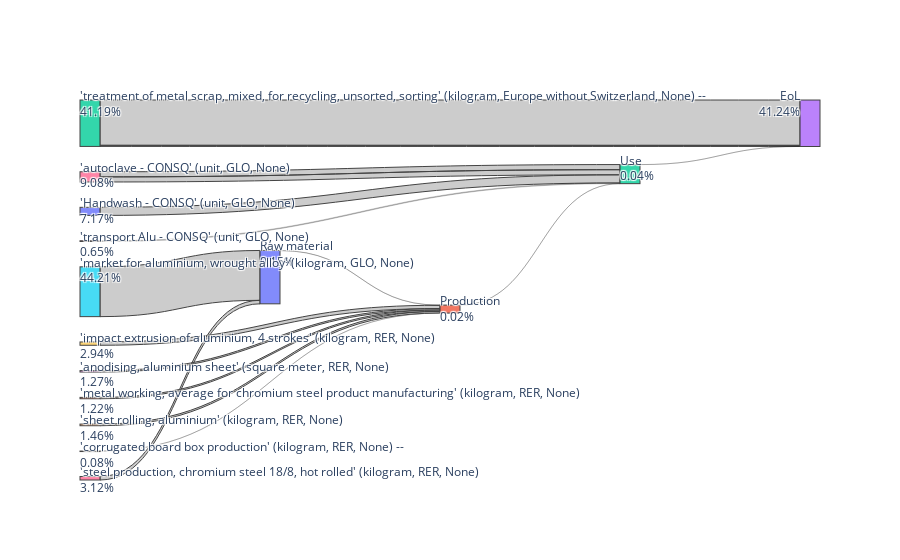

The code cell stored with this chart in its notebook:
### Code cell
# Create a Sankey diagram
fig = go.Figure()

# Calculate the scale factor for link thickness and node size
max_value = 175.14  # max(link['value'] for link in links)
scale_factor = 1  # You can adjust this factor to control the scaling

# Calculate total outflow for each node and round to 2 decimals
outflow_totals = {node: round(sum(link['value'] for link in links_sc1 if link['source'] == node), 2) for node in node_sc1}

# Calculate total inflow for each node and round to 2 decimals
inflow_totals = {node: round(sum(link['value'] for link in links_sc1 if link['target'] == node), 2) for node in node_sc1}

# Determine if a node has only incoming flows
incoming_only = {node: inflow_totals[node] > 0 and outflow_totals[node] == 0 for node in node_sc1}

# Calculate y-coordinates for nodes based on total outflow or inflow
node_y_coordinates = [sum(inflow_totals[node] if incoming_only[node] else outflow_totals[node] for node in node_sc1[:i]) for i in range(len(node_sc1))]

# Add links
fig.add_trace(go.Sankey(
    node=dict(
        pad=500,
        thickness=20,
        line=dict(width=[link['value'] / max_value * scale_factor for link in links_sc1]),
        label=[f"{node}<br>{inflow_totals[node] if incoming_only[node] else outflow_totals[node]}%" for node in node_sc1],
        #color=[node_colors.get(node, 'rgba(255, 255, 255, {})') for node in node_sc1],
    ),
    link=dict(
        source=[node_sc1.index(link['source']) for link in links_sc1],
        target=[node_sc1.index(link['target']) for link in links_sc1],
        value=[link['value'] for link in links_sc1],
        #color=[node_colors_links.get(link['source'], 'rgba(255, 255, 255, {})') for link in links_sc1],  # Use source node color for links
        line=dict(width=[link['value'] / max_value * scale_factor for link in links_sc1]),
    ),
    arrangement="perpendicular",
    domain=dict(x=[0, 1], y=[0, 1]),
))



# Show the figure
fig.show()
# fig.write_image("Sankey_Basecase.jpg")

### Figure 1 — Plotly figure (JSON) as saved in the notebook; plotly's stock layout.template omitted (floating-point values rounded to 4 significant figures)
{"data": [{"arrangement": "perpendicular", "domain": {"x": [0, 1], "y": [0, 1]}, "link": {"line": {"width": [0.2524, 0.01779, 0.007261, 0.01676, 0.0004842, 0.006947, 0, 0, 0.008331, 0.02593, 0.02593, 0.04096, 0.2296, 0.005573, 0.003736, 0.0008807, 0.0001265, 0.0002302]}, "source": [5, 6, 8, 9, 10, 11, 12, 13, 14, 16, 16, 20, 22, 22, 26, 0, 1, 2], "target": [0, 0, 1, 1, 1, 1, 1, 1, 1, 2, 2, 2, 3, 3, 2, 1, 2, 3], "value": [44.21, 3.116, 1.272, 2.936, 0.0848, 1.217, 0, 0, 1.459, 4.542, 4.542, 7.174, 40.22, 0.9761, 0.6544, 0.1542, 0.02216, 0.04031]}, "node": {"label": ["Raw material<br>0.15%", "Production<br>0.02%", "Use<br>0.04%", "EoL<br>41.24%", "alubox raw materials - CONSQ - sc 1<br>0%", "'market for aluminium, wrought alloy' (kilogram, GLO, None)<br>44.21%", "'steel production, chromium steel 18/8, hot rolled' (kilogram, RER, None)<br>3.12%", "alubox production - CONSQ - sc 1<br>0%", "'anodising, aluminium sheet' (square meter, RER, None)<br>1.27%", "'impact extrusion of aluminium, 4 strokes' (kilogram, RER, None)<br>2.94%", "'corrugated board box production' (kilogram, RER, None) --<br>0.08%", "'metal working, average for chromium steel product manufacturing' (kilogram, RER, None)<br>1.22%", "'polystyrene foam slab production' (kilogram, RER, None)<br>0.0%", "'section bar extrusion, aluminium' (kilogram, RER, None)<br>0.0%", "'sheet rolling, aluminium' (kilogram, RER, None)<br>1.46%", "autoclave - CONSQ - sc 1<br>0%", "'autoclave - CONSQ' (unit, GLO, None)<br>9.08%", "disinfection - CONSQ - sc 1<br>0%", "'disinfection - CONSQ' (unit, GLO, None)<br>0%", "Handwash - CONSQ - sc 1<br>0%", "'Handwash - CONSQ' (unit, GLO, None)<br>7.17%", "alubox EoL melting - CONSQ - sc 1<br>0%", "'treatment of metal scrap, mixed, for recycling, unsorted, sorting' (kilogram, Europe without Switzerland, None) --<br>41.19%", "alubox EoL mixed sorting - CONSQ - sc 1<br>0%", "'treatment of metal scrap, mixed, for recycling, unsorted, sorting' (kilogram, Europe without Switzerland, None) --<br>41.19%", "transport Alu - CONSQ - sc 1<br>0%", "'transport Alu - CONSQ' (unit, GLO, None)<br>0.65%"], "line": {"width": [0.2524, 0.01779, 0.007261, 0.01676, 0.0004842, 0.006947, 0, 0, 0.008331, 0.02593, 0.02593, 0.04096, 0.2296, 0.005573, 0.003736, 0.0008807, 0.0001265, 0.0002302]}, "pad": 500, "thickness": 20}, "type": "sankey"}], "layout": {}}
